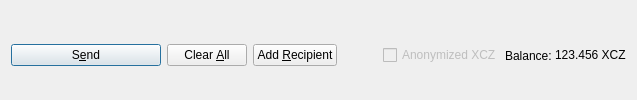
         <widget class="QFrame" name="frame_Send">
          <layout class="QHBoxLayout" name="horizontalLayout">
           <property name="bottomMargin">
            <number>0</number>
           </property>
           <item>
            <widget class="QPushButton" name="sendButton">
             <property name="minimumSize">
              <size>
               <width>150</width>
               <height>0</height>
              </size>
             </property>
             <property name="toolTip">
              <string>Confirm the send action</string>
             </property>
             <property name="text">
              <string>S&amp;end</string>
             </property>
             <property name="icon">
              <iconset resource="../xchainz.qrc">
               <normaloff>:/icons/send</normaloff>:/icons/send</iconset>
             </property>
             <property name="autoDefault">
              <bool>false</bool>
             </property>
             <property name="default">
              <bool>true</bool>
             </property>
            </widget>
           </item>
           <item>
            <widget class="QPushButton" name="clearButton">
             <property name="sizePolicy">
              <sizepolicy hsizetype="Minimum" vsizetype="Fixed">
               <horstretch>0</horstretch>
               <verstretch>0</verstretch>
              </sizepolicy>
             </property>
             <property name="toolTip">
              <string>Clear all fields of the form.</string>
             </property>
             <property name="text">
              <string>Clear &amp;All</string>
             </property>
             <property name="icon">
              <iconset resource="../xchainz.qrc">
               <normaloff>:/icons/remove</normaloff>:/icons/remove</iconset>
             </property>
             <property name="autoDefault">
              <bool>false</bool>
             </property>
            </widget>
           </item>
           <item>
            <widget class="QPushButton" name="addButton">
             <property name="toolTip">
              <string>Send to multiple recipients at once</string>
             </property>
             <property name="text">
              <string>Add &amp;Recipient</string>
             </property>
             <property name="icon">
              <iconset resource="../xchainz.qrc">
               <normaloff>:/icons/add</normaloff>:/icons/add</iconset>
             </property>
             <property name="autoDefault">
              <bool>false</bool>
             </property>
            </widget>
           </item>
           <item>
            <spacer name="horizontalSpacer">
             <property name="orientation">
              <enum>Qt::Horizontal</enum>
             </property>
             <property name="sizeHint" stdset="0">
              <size>
               <width>40</width>
               <height>20</height>
              </size>
             </property>
            </spacer>
           </item>
           <item>
            <layout class="QHBoxLayout" name="horizontalLayout_2">
             <property name="spacing">
              <number>3</number>
             </property>
             <item>
              <widget class="QCheckBox" name="checkzXCZ">
               <property name="enabled">
                <bool>false</bool>
               </property>
               <property name="text">
                <string>Anonymized XCZ</string>
               </property>
              </widget>
             </item>
             <item>
              <widget class="QLabel" name="label">
               <property name="text">
                <string>Balance:</string>
               </property>
              </widget>
             </item>
             <item>
              <widget class="QLabel" name="labelBalance">
               <property name="sizePolicy">
                <sizepolicy hsizetype="Preferred" vsizetype="Fixed">
                 <horstretch>0</horstretch>
                 <verstretch>0</verstretch>
                </sizepolicy>
               </property>
               <property name="cursor">
                <cursorShape>IBeamCursor</cursorShape>
               </property>
               <property name="text">
                <string notr="true">123.456 XCZ</string>
               </property>
               <property name="textInteractionFlags">
                <set>Qt::LinksAccessibleByMouse|Qt::TextSelectableByKeyboard|Qt::TextSelectableByMouse</set>
               </property>
              </widget>
             </item>
            </layout>
           </item>
          </layout>
         </widget>
